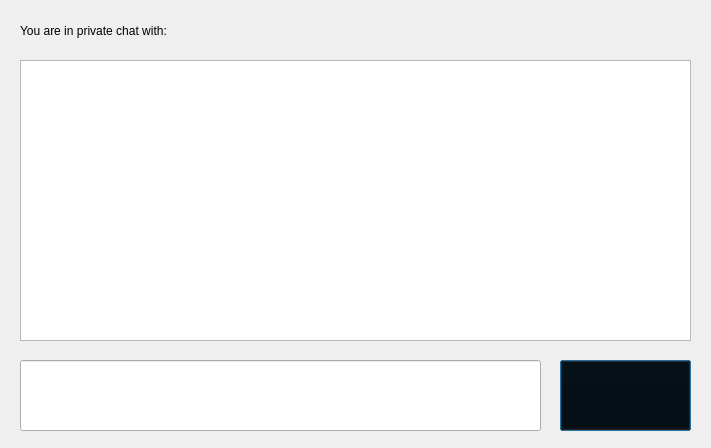
<?xml version="1.0" encoding="UTF-8"?>
<ui version="4.0">
 <class>DialogPrivate</class>
 <widget class="QDialog" name="DialogPrivate">
  <property name="geometry">
   <rect>
    <x>0</x>
    <y>0</y>
    <width>711</width>
    <height>448</height>
   </rect>
  </property>
  <property name="windowTitle">
   <string>Dialog</string>
  </property>
  <widget class="QPushButton" name="sendButton">
   <property name="geometry">
    <rect>
     <x>560</x>
     <y>360</y>
     <width>131</width>
     <height>71</height>
    </rect>
   </property>
   <property name="styleSheet">
    <string notr="true">background-color: transparent;
font: 75 18pt &quot;MS Shell Dlg 2&quot;;</string>
   </property>
   <property name="text">
    <string/>
   </property>
   <property name="autoDefault">
    <bool>false</bool>
   </property>
   <property name="default">
    <bool>false</bool>
   </property>
  </widget>
  <widget class="QLineEdit" name="lineEdit">
   <property name="geometry">
    <rect>
     <x>20</x>
     <y>360</y>
     <width>521</width>
     <height>71</height>
    </rect>
   </property>
   <property name="styleSheet">
    <string notr="true">font: 12pt &quot;MS Shell Dlg 2&quot;;</string>
   </property>
  </widget>
  <widget class="QLabel" name="sendiomage">
   <property name="geometry">
    <rect>
     <x>560</x>
     <y>360</y>
     <width>131</width>
     <height>71</height>
    </rect>
   </property>
   <property name="text">
    <string/>
   </property>
  </widget>
  <widget class="QLabel" name="label">
   <property name="geometry">
    <rect>
     <x>20</x>
     <y>5</y>
     <width>361</width>
     <height>51</height>
    </rect>
   </property>
   <property name="styleSheet">
    <string notr="true">font: 22pt &quot;MS Shell Dlg 2&quot;;</string>
   </property>
   <property name="text">
    <string>You are in private chat with:</string>
   </property>
  </widget>
  <widget class="QLabel" name="label_2">
   <property name="geometry">
    <rect>
     <x>400</x>
     <y>0</y>
     <width>291</width>
     <height>61</height>
    </rect>
   </property>
   <property name="styleSheet">
    <string notr="true">font: 22pt &quot;MS Shell Dlg 2&quot;;</string>
   </property>
   <property name="text">
    <string/>
   </property>
  </widget>
  <widget class="QPushButton" name="pushButton">
   <property name="geometry">
    <rect>
     <x>560</x>
     <y>360</y>
     <width>131</width>
     <height>71</height>
    </rect>
   </property>
   <property name="styleSheet">
    <string notr="true">background-color: transparent;</string>
   </property>
   <property name="text">
    <string/>
   </property>
  </widget>
  <widget class="QTextBrowser" name="textBrowser">
   <property name="geometry">
    <rect>
     <x>20</x>
     <y>60</y>
     <width>671</width>
     <height>281</height>
    </rect>
   </property>
  </widget>
 </widget>
 <resources/>
 <connections>
  <connection>
   <sender>lineEdit</sender>
   <signal>returnPressed()</signal>
   <receiver>pushButton</receiver>
   <slot>animateClick()</slot>
   <hints>
    <hint type="sourcelabel">
     <x>468</x>
     <y>392</y>
    </hint>
    <hint type="destinationlabel">
     <x>644</x>
     <y>394</y>
    </hint>
   </hints>
  </connection>
 </connections>
</ui>
